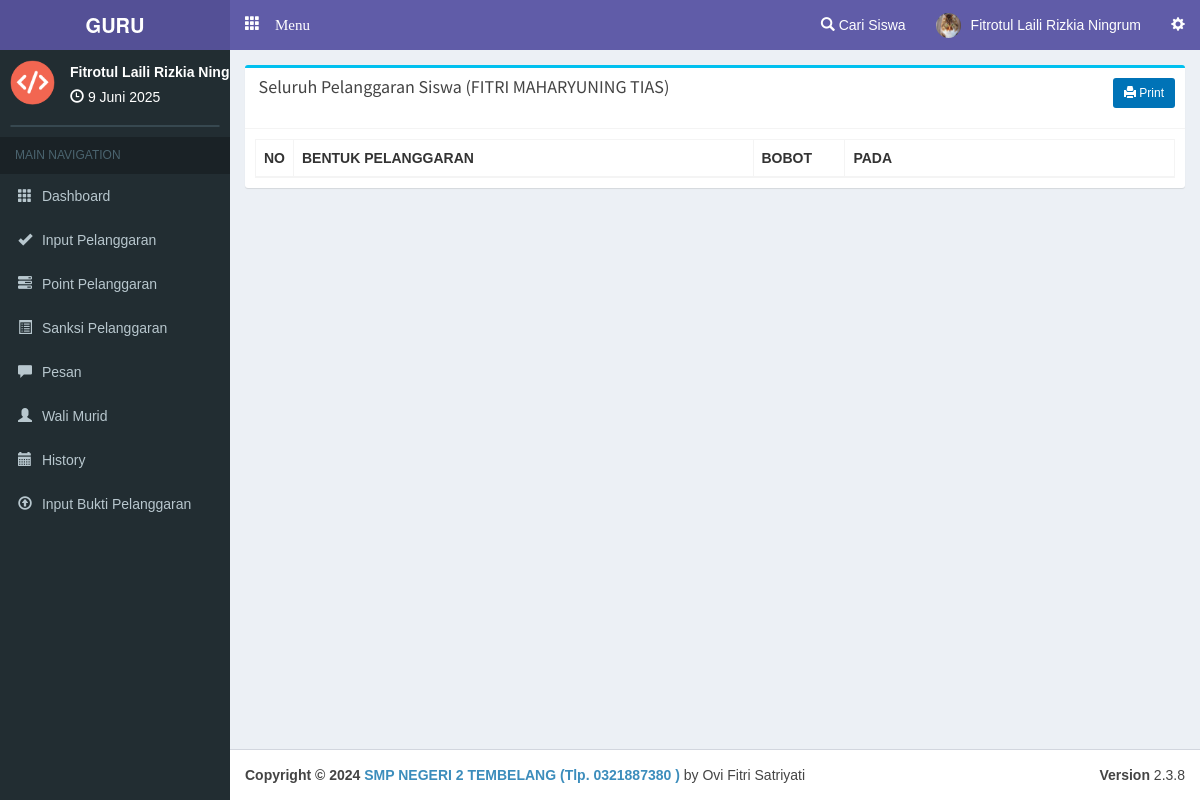
Before: /guru/lihatpelanggaransiswa/2hDqizhiB/_ (signed in) with the older database file.
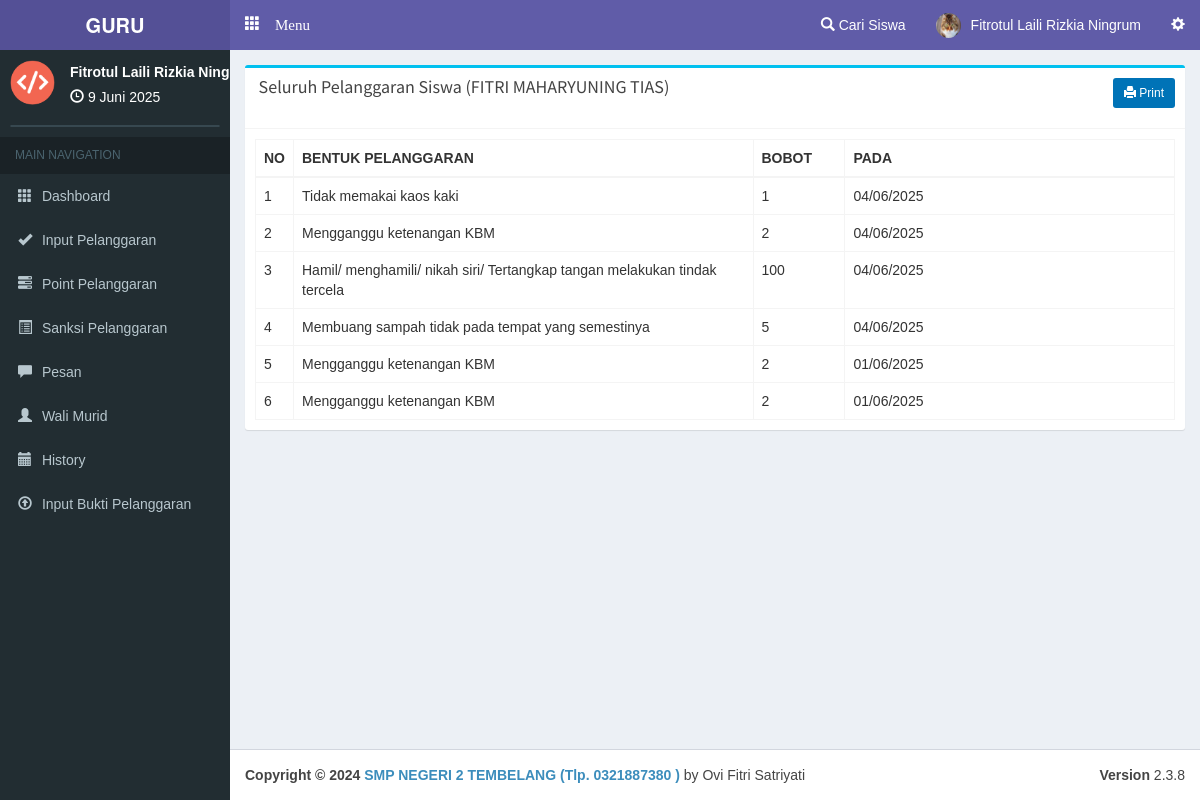
After: the same page with the newer database file.
### tables this page shows
CREATE TABLE `pelanggaran` (
  `c_pelanggaran` varchar(5) NOT NULL,
  `c_siswa` varchar(10) NOT NULL,
  `c_kelas` varchar(10) NOT NULL,
  `c_benpel` varchar(10) NOT NULL,
  `bobot` int(4) NOT NULL,
  `c_guru` varchar(10) NOT NULL,
  `at` datetime NOT NULL
);

CREATE TABLE `benpel` (
  `c_benpel` varchar(10) NOT NULL,
  `c_katbenpel` varchar(10) NOT NULL,
  `benpel` text NOT NULL,
  `bobot` int(11) NOT NULL
);

### php/config.php (called while the page is built, shortened)
<?php
$base='http://localhost/pps/';
?>

### guru/main.php (the view, shortened to what the changed rows need)
<?php  require '../php/config.php'; ?>
<!DOCTYPE html>
<html>
<head>
  <link rel="stylesheet" href="<?php echo $base; ?>theme/bootstrap/css/bootstrap.min.css">
  <link rel="stylesheet" href="<?php echo $base; ?>theme/plugins/datatables/dataTables.bootstrap.css">
  <link rel="stylesheet" href="<?php echo $base; ?>theme/dist/css/AdminLTE.min.css">
  <link rel="stylesheet" href="<?php echo $base; ?>theme/dist/css/skins/_all-skins.min.css">
  <link rel="stylesheet" href="<?php echo $base; ?>theme/plugins/iCheck/square/blue.css">
  <link rel="stylesheet" href="<?php echo $base; ?>theme/plugins/select2/select2.min.css">
</head>
<body class="skin-purple hold-transition fixed"
oncontextmenu="return false">
<div class="wrapper">
  <div class="content-wrapper">
    <section class="content">
<?php
  if(empty($_GET['smkakh'])){require 'view/home.php';}
  else{
    $act=($_GET['smkakh']);
    if($act=='inputpelanggaran'){
      require 'view/inputpel.php';
    }
    else if($act=='inputbukti'){
      require 'view/inputbukti.php';
    }
    else if($act=='nextinput' and empty($_POST['pilih'])){
      require 'view/inputpel.php';
    }
    else if($act=='nextinput'){
      require 'view/nextinput.php';
    }
    else if($act=='sanksi'){
      require 'view/sanksi.php';
    }
    else if($act=='lihatpelanggaransiswa'){
      require 'view/detpelsiswa.php';
    }
  }
?>
    </section>
  </div>
</div>
</body>
</html>

### guru/view/detpelsiswa.php (shortened to what the changed rows need)
      <div class="row">
        <div class="col-xs-12 col-md-12 col-lg-12">
          <div class="box box-info">
            <div class="box-body table-responsive">
              <table id="example1" class="table table-bordered table-hover">
                <thead>
                <tr>
                  <th width="1%">NO</th>
                  <th width="50%">BENTUK PELANGGARAN</th>
                  <th width="10%">BOBOT</th>
                  <th>PADA</th>
                </tr>
                </thead>
                <tbody>
<?php $smk=mysqli_query($con,"SELECT * FROM pelanggaran where c_siswa='$_GET[q]' order by at desc ");$vr=1;while($akh=mysqli_fetch_array($smk)){
$ben=mysqli_fetch_array(mysqli_query($con,"SELECT * FROM benpel where c_benpel='$akh[c_benpel]' "));
?>
                <tr>
                  <td><?php echo $vr; ?></td>
                  <td><?php echo $ben['benpel']; ?></td>
                  <td><?php echo $akh['bobot']; ?></td>
                  <td><?php echo date("d/m/Y", strtotime($akh['at'])); ?></td>
                </tr>
<?php $vr++; } ?>
                </tbody>
              </table>
            </div>
          </div>
        </div>
      </div>

Changed rows visible on the page:
added pelanggaran: benpel.benpel "Tidak memakai kaos kaki", bobot "1", at "04/06/2025"
added pelanggaran: benpel.benpel "Mengganggu ketenangan KBM", bobot "2", at "04/06/2025"
added pelanggaran: benpel.benpel "Hamil/ menghamili/ nikah siri/ Tertangkap tangan melakukan tindak tercela", bobot "100", at "04/06/2025"
added pelanggaran: benpel.benpel "Membuang sampah tidak pada tempat yang semestinya", bobot "5", at "04/06/2025"
added pelanggaran: benpel.benpel "Mengganggu ketenangan KBM", bobot "2", at "01/06/2025"
added pelanggaran: benpel.benpel "Mengganggu ketenangan KBM", bobot "2", at "01/06/2025"
